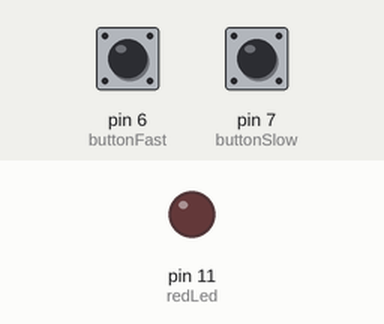
Recording of a sketch running on a simulated Arduino Uno, built with avr-gcc and run on an emulated ATmega328P. Parts: output pins drawn as LEDs (lit = HIGH). Inputs (shaded band) come from the test bench; at power-on: pin 6 (buttonFast) HIGH, pin 7 (buttonSlow) LOW.

Above: at 1.2 s.
1.3 s: pin 6 (buttonFast) pulled LOW for 3.2 s
At 4.8 s:
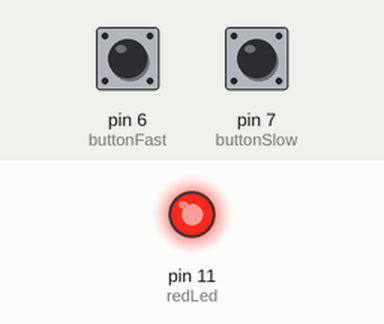
Timing chart, 0 to 13.5 s (numbered marks = the images above; inputs shaded):
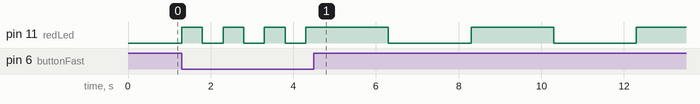

The sketch:

Blink__fast_slow_.ino
```cpp
// ===== TIMER VARIABLES =====
unsigned long startMillis;  //last time LED changed
unsigned long currentMillis; //current time
unsigned long period = 1000; //how fast LED blinks (in ms)

// ===== PIN DEFINITIONS =====
int redLed = 11; // LED pin
int buttonFast = 6;  // button to make blinking faster
int buttonSlow = 7;  // button to make blinking slower

void setup(){
  // Set LED as output
  pinMode(redLed, OUTPUT);

  // Set buttons as input
  pinMode(buttonFast, INPUT);
  pinMode(buttonSlow, INPUT);

  // Save starting time
  startMillis = millis();
}

void loop(){
  // Get current time
  currentMillis=millis();

  // ===== LED BLINK LOGIC =====
  // If enough time passed → toggle LED
  if(currentMillis-startMillis >= period){
    digitalWrite(redLed,!digitalRead(redLed));  // switch ON/OFF
    startMillis=currentMillis; // reset timer
  }
  // ===== BUTTON CONTROL =====
  // If fast button pressed → faster blinking
  if(digitalRead(buttonFast)==LOW){
    period=500; // 0.5 seconds
  }
  // If slow button pressed → slower blinking
  else if(digitalRead(buttonSlow)==LOW){
    period=2000; // 2 seconds
  }

}
```
